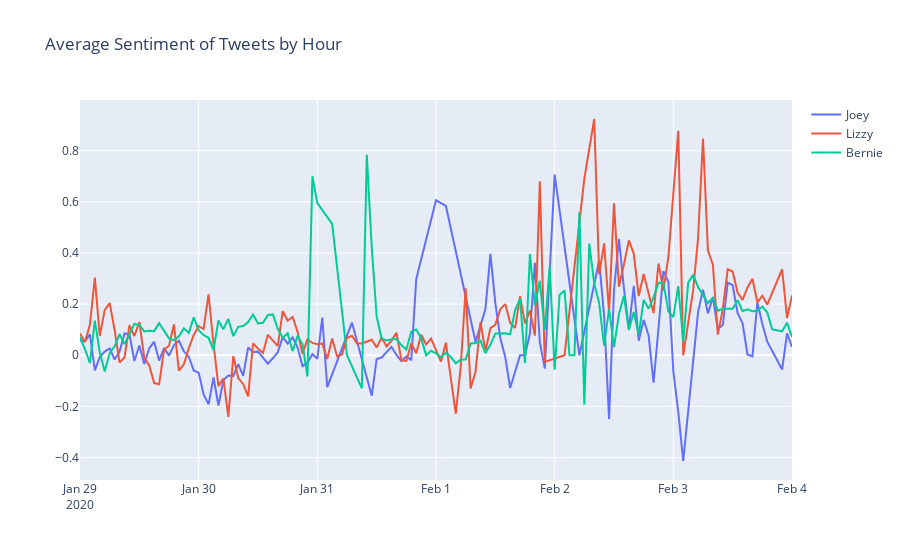

Notebook code for this chart:
### Code cell
fig = go.Figure()
fig.add_trace(go.Scatter(x=list(biden.index), y=biden['sentiment'],connectgaps=True,
                    mode='lines',
                    name='Joey'))
fig.add_trace(go.Scatter(x=list(warren.index), y=warren['sentiment'],connectgaps=True,
                    mode='lines',
                    name='Lizzy'))
fig.add_trace(go.Scatter(x=list(sanders.index), y=sanders['sentiment'],connectgaps=True,
                    mode='lines', name='Bernie'))
fig.update_layout(title='Average Sentiment of Tweets by Hour')

fig.show()

### Figure 1 — Plotly figure (JSON) as saved in the notebook; plotly's stock layout.template omitted (floating-point values rounded to 4 significant figures; data arrays with more than 128 entries replaced by an {"elided": "..."} marker saying what was removed)
{"data": [{"connectgaps": true, "mode": "lines", "name": "Joey", "type": "scatter", "x": {"elided": "145 str values"}, "y": {"elided": "145 float values"}}, {"connectgaps": true, "mode": "lines", "name": "Lizzy", "type": "scatter", "x": {"elided": "145 str values"}, "y": {"elided": "145 float values"}}, {"connectgaps": true, "mode": "lines", "name": "Bernie", "type": "scatter", "x": {"elided": "145 str values"}, "y": {"elided": "145 float values"}}], "layout": {"title": {"text": "Average Sentiment of Tweets by Hour"}}}
